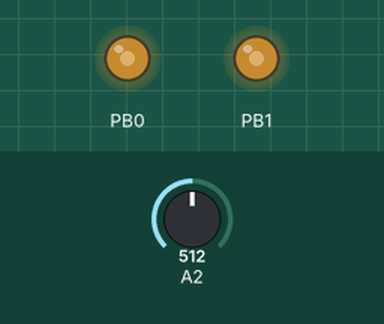
This sketch was run on a simulated ATtiny85, built with avr-gcc and run on an emulated ATtiny85. Parts: output pins drawn as LEDs (lit = HIGH). The inputs (shaded band) are chosen by the test bench; at power-on: A2 = 512.

Above: at 1.2 s.
1.3 s: A2 set to 716
At 2.5 s:
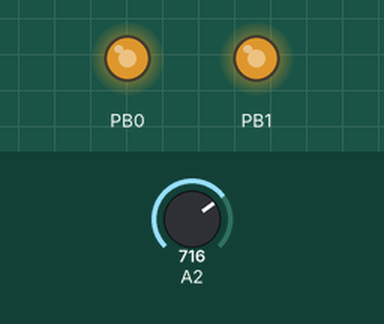
2.8 s: A2 set to 900
At 3.7 s:
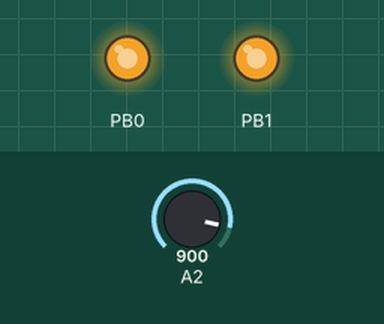
4.3 s: A2 set to 122
At 4.9 s:
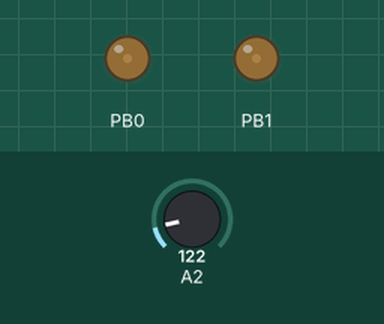
5.8 s: A2 set to 0
At 7.2 s:
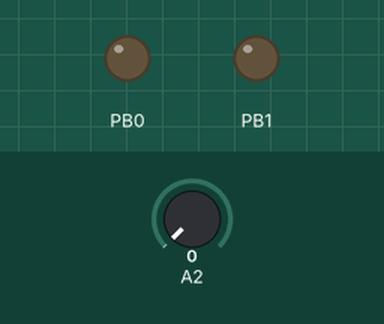
Timing chart, 0 to 8.3 s (numbered marks = the images above; inputs shaded):
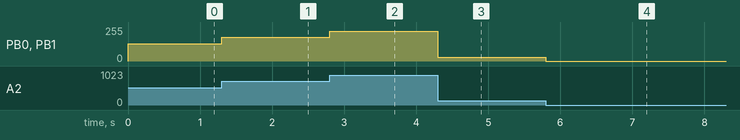

Measured:
- after the input at 1.3 s, PB0, PB1: 128/255 → 179/255 at once
- after the input at 2.8 s, PB0, PB1: 179/255 → 225/255 at once
- after the input at 4.3 s, PB0, PB1: 225/255 → 30/255 at once
- after the input at 5.8 s, PB0, PB1: 30/255 → 0/255 at once

The sketch:

arduino_ATtiny85_tip120_leds.ino
```cpp
void setup() {
  pinMode(A2, INPUT);
  pinMode(0, OUTPUT);
  pinMode(1, OUTPUT);
}

void loop() {
  int val = analogRead(A2) / 4;
  analogWrite(0, val);
  analogWrite(1, val);
}
```
